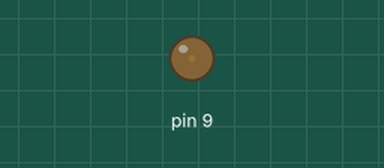
This sketch was run on a simulated Arduino Uno, built with avr-gcc and run on an emulated ATmega328P. On the bench: output pins drawn as LEDs (lit = HIGH).

Above: at 0.05 s.
At 1.25 s:
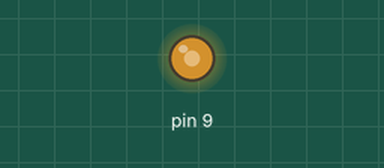
At 1.85 s:
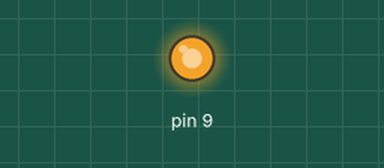
At 3.65 s:
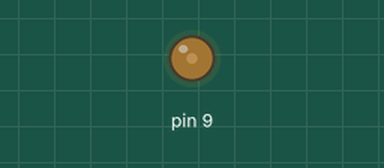
Timing chart, 0 to 5.3 s (numbered marks = the images above):
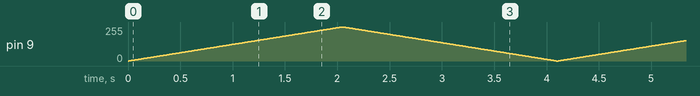

The sketch:

Breath_uselib.ino
```cpp
#include <Breath.h>

Breath pin(9);
void setup() {
  // put your setup code here, to run once:

}

void loop() {
  // put your main code here, to run repeatedly:
  pin.breath(ON);
}
```

Breath.h
```cpp
/*

*/
#ifndef Breath_h
#define Breath_h

#include <Arduino.h>

#define ON true
#define OFF false

class Breath
{
public:
	Breath(int pin);
	void breath(bool value);
private:
	uint8_t pinNumber;
};

#endif
```
